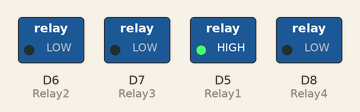
Simulated run of this sketch. Board: ESP8266 (NodeMCU). Parts: switched loads named in the sketch (green lamp = pin HIGH).

Above: at 0.06 s.
At 0.69 s:
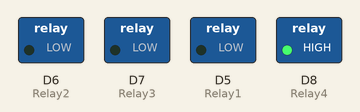
At 1.14 s:
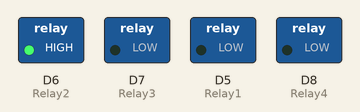
At 1.76 s:
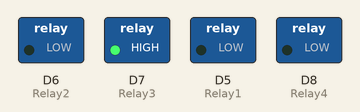
At 2.94 s:
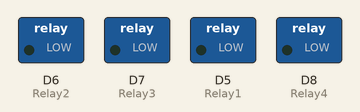
Timing chart, 0 to 3.2 s (numbered marks = the images above):
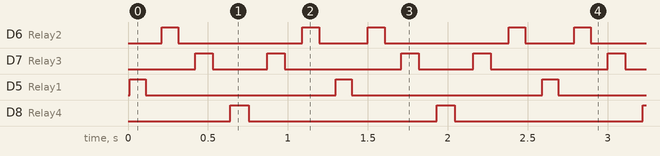

Measured:
- by itself, D6 (Relay2): repeats every 1.3 s: LOW 0.78 s, HIGH 0.11 s, LOW 0.31 s, HIGH 0.11 s
- by itself, D7 (Relay3): repeats every 1.3 s: LOW 0.34 s, HIGH 0.11 s, LOW 0.73 s, HIGH 0.11 s
- by itself, D5 (Relay1): alternates HIGH for 0.10 s and LOW for 1.2 s
- by itself, D8 (Relay4): alternates HIGH for 0.12 s and LOW for 1.2 s

The sketch:

Project_20_LED_Blink.ino
```cpp
#define Relay1 D5
#define Relay2 D6
#define Relay3 D7
#define Relay4 D8

void setup() {
  Serial.begin(115200);
  delay(10);
  pinMode(Relay1, OUTPUT);
  pinMode(Relay2, OUTPUT);
  pinMode(Relay3, OUTPUT);
  pinMode(Relay4, OUTPUT);
  digitalWrite(Relay1, LOW);
  digitalWrite(Relay2, LOW);
  digitalWrite(Relay3, LOW);
  digitalWrite(Relay4, LOW);
}
void loop() {

  digitalWrite(Relay1, HIGH);
  delay(100);
  digitalWrite(Relay1, LOW);
  delay(100);
  digitalWrite(Relay2, HIGH);
  delay(105);
  digitalWrite(Relay2, LOW);
  delay(105);
  digitalWrite(Relay3, HIGH);
  delay(110);
  digitalWrite(Relay3, LOW);
  delay(110);
  digitalWrite(Relay4, HIGH);
  delay(115);
  digitalWrite(Relay4, LOW);
  delay(115);
  digitalWrite(Relay3, HIGH);
  delay(110);
  digitalWrite(Relay3, LOW);
  delay(110);
  digitalWrite(Relay2, HIGH);
  delay(105);
  digitalWrite(Relay2, LOW);
  delay(105);
}
```
